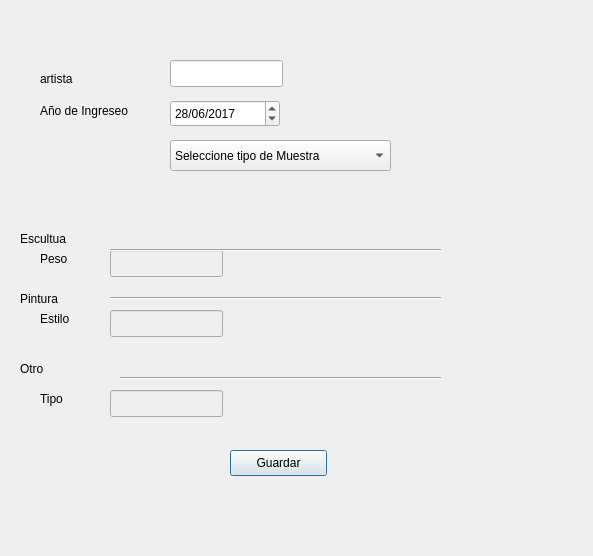
<?xml version="1.0" encoding="UTF-8"?>
<ui version="4.0">
 <class>Dialog</class>
 <widget class="QDialog" name="Dialog">
  <property name="geometry">
   <rect>
    <x>0</x>
    <y>0</y>
    <width>593</width>
    <height>556</height>
   </rect>
  </property>
  <property name="windowTitle">
   <string>Dialog</string>
  </property>
  <widget class="QLabel" name="label">
   <property name="geometry">
    <rect>
     <x>40</x>
     <y>70</y>
     <width>67</width>
     <height>17</height>
    </rect>
   </property>
   <property name="text">
    <string>artista</string>
   </property>
  </widget>
  <widget class="QLabel" name="label_2">
   <property name="geometry">
    <rect>
     <x>40</x>
     <y>100</y>
     <width>111</width>
     <height>21</height>
    </rect>
   </property>
   <property name="text">
    <string>Año de Ingreseo</string>
   </property>
  </widget>
  <widget class="QLineEdit" name="artista">
   <property name="geometry">
    <rect>
     <x>170</x>
     <y>60</y>
     <width>113</width>
     <height>27</height>
    </rect>
   </property>
  </widget>
  <widget class="QComboBox" name="combobox">
   <property name="geometry">
    <rect>
     <x>170</x>
     <y>140</y>
     <width>221</width>
     <height>31</height>
    </rect>
   </property>
   <item>
    <property name="text">
     <string>Seleccione tipo de Muestra</string>
    </property>
   </item>
   <item>
    <property name="text">
     <string>Pintura</string>
    </property>
   </item>
   <item>
    <property name="text">
     <string>Escultura</string>
    </property>
   </item>
   <item>
    <property name="text">
     <string>Otros</string>
    </property>
   </item>
  </widget>
  <widget class="QLineEdit" name="peso">
   <property name="enabled">
    <bool>false</bool>
   </property>
   <property name="geometry">
    <rect>
     <x>110</x>
     <y>250</y>
     <width>113</width>
     <height>27</height>
    </rect>
   </property>
  </widget>
  <widget class="Line" name="line">
   <property name="geometry">
    <rect>
     <x>110</x>
     <y>240</y>
     <width>331</width>
     <height>20</height>
    </rect>
   </property>
   <property name="orientation">
    <enum>Qt::Horizontal</enum>
   </property>
  </widget>
  <widget class="Line" name="line_2">
   <property name="geometry">
    <rect>
     <x>110</x>
     <y>290</y>
     <width>331</width>
     <height>16</height>
    </rect>
   </property>
   <property name="orientation">
    <enum>Qt::Horizontal</enum>
   </property>
  </widget>
  <widget class="Line" name="line_3">
   <property name="geometry">
    <rect>
     <x>120</x>
     <y>370</y>
     <width>321</width>
     <height>16</height>
    </rect>
   </property>
   <property name="orientation">
    <enum>Qt::Horizontal</enum>
   </property>
  </widget>
  <widget class="QLabel" name="label_4">
   <property name="geometry">
    <rect>
     <x>20</x>
     <y>230</y>
     <width>67</width>
     <height>17</height>
    </rect>
   </property>
   <property name="text">
    <string>Escultua</string>
   </property>
  </widget>
  <widget class="QLabel" name="label_5">
   <property name="geometry">
    <rect>
     <x>20</x>
     <y>360</y>
     <width>81</width>
     <height>17</height>
    </rect>
   </property>
   <property name="text">
    <string>Otro</string>
   </property>
  </widget>
  <widget class="QLineEdit" name="tipo">
   <property name="enabled">
    <bool>false</bool>
   </property>
   <property name="geometry">
    <rect>
     <x>110</x>
     <y>390</y>
     <width>113</width>
     <height>27</height>
    </rect>
   </property>
  </widget>
  <widget class="QLabel" name="label_6">
   <property name="geometry">
    <rect>
     <x>40</x>
     <y>250</y>
     <width>67</width>
     <height>17</height>
    </rect>
   </property>
   <property name="text">
    <string>Peso</string>
   </property>
  </widget>
  <widget class="QLabel" name="label_7">
   <property name="geometry">
    <rect>
     <x>40</x>
     <y>390</y>
     <width>67</width>
     <height>17</height>
    </rect>
   </property>
   <property name="text">
    <string>Tipo</string>
   </property>
  </widget>
  <widget class="QDateEdit" name="anio">
   <property name="geometry">
    <rect>
     <x>170</x>
     <y>100</y>
     <width>110</width>
     <height>27</height>
    </rect>
   </property>
   <property name="currentSection">
    <enum>QDateTimeEdit::DaySection</enum>
   </property>
   <property name="displayFormat">
    <string>dd/MM/yyyy</string>
   </property>
   <property name="date">
    <date>
     <year>2017</year>
     <month>6</month>
     <day>28</day>
    </date>
   </property>
  </widget>
  <widget class="QPushButton" name="guardar">
   <property name="geometry">
    <rect>
     <x>230</x>
     <y>450</y>
     <width>97</width>
     <height>26</height>
    </rect>
   </property>
   <property name="text">
    <string>Guardar</string>
   </property>
  </widget>
  <widget class="QLabel" name="label_8">
   <property name="geometry">
    <rect>
     <x>20</x>
     <y>290</y>
     <width>67</width>
     <height>17</height>
    </rect>
   </property>
   <property name="text">
    <string>Pintura</string>
   </property>
  </widget>
  <widget class="QLineEdit" name="estilo">
   <property name="enabled">
    <bool>false</bool>
   </property>
   <property name="geometry">
    <rect>
     <x>110</x>
     <y>310</y>
     <width>113</width>
     <height>27</height>
    </rect>
   </property>
  </widget>
  <widget class="QLabel" name="label_9">
   <property name="geometry">
    <rect>
     <x>40</x>
     <y>310</y>
     <width>67</width>
     <height>17</height>
    </rect>
   </property>
   <property name="text">
    <string>Estilo</string>
   </property>
  </widget>
 </widget>
 <resources/>
 <connections/>
</ui>
